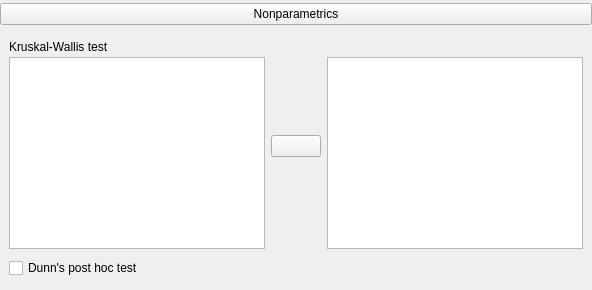
    <widget class="QWidget" name="groupKruskal" native="true">
     <property name="minimumSize">
      <size>
       <width>0</width>
       <height>0</height>
      </size>
     </property>
     <layout class="QGridLayout" name="gridLayout_34">
      <property name="leftMargin">
       <number>0</number>
      </property>
      <property name="topMargin">
       <number>3</number>
      </property>
      <property name="rightMargin">
       <number>0</number>
      </property>
      <property name="bottomMargin">
       <number>3</number>
      </property>
      <item row="4" column="0">
       <widget class="QWidget" name="containerKruskal" native="true">
        <property name="minimumSize">
         <size>
          <width>0</width>
          <height>200</height>
         </size>
        </property>
        <layout class="QGridLayout" name="gridLayout_7">
         <item row="0" column="2">
          <widget class="QWidget" name="widget_27" native="true">
           <layout class="QGridLayout" name="gridLayout_36">
            <property name="leftMargin">
             <number>0</number>
            </property>
            <property name="topMargin">
             <number>0</number>
            </property>
            <property name="rightMargin">
             <number>0</number>
            </property>
            <property name="bottomMargin">
             <number>3</number>
            </property>
            <property name="horizontalSpacing">
             <number>0</number>
            </property>
            <property name="verticalSpacing">
             <number>3</number>
            </property>
            <item row="0" column="0">
             <widget class="QLabel" name="label_19">
              <property name="sizePolicy">
               <sizepolicy hsizetype="Fixed" vsizetype="Fixed">
                <horstretch>0</horstretch>
                <verstretch>0</verstretch>
               </sizepolicy>
              </property>
              <property name="text">
               <string/>
              </property>
             </widget>
            </item>
            <item row="1" column="0">
             <widget class="BoundListView" name="kruskalVariablesAssigned">
              <property name="sizePolicy">
               <sizepolicy hsizetype="Expanding" vsizetype="Expanding">
                <horstretch>0</horstretch>
                <verstretch>0</verstretch>
               </sizepolicy>
              </property>
              <property name="maximumSize">
               <size>
                <width>16777215</width>
                <height>16777215</height>
               </size>
              </property>
             </widget>
            </item>
           </layout>
          </widget>
         </item>
         <item row="0" column="0">
          <widget class="QWidget" name="widget_25" native="true">
           <layout class="QGridLayout" name="gridLayout_35">
            <property name="leftMargin">
             <number>0</number>
            </property>
            <property name="topMargin">
             <number>0</number>
            </property>
            <property name="rightMargin">
             <number>0</number>
            </property>
            <property name="bottomMargin">
             <number>3</number>
            </property>
            <property name="horizontalSpacing">
             <number>0</number>
            </property>
            <property name="verticalSpacing">
             <number>3</number>
            </property>
            <item row="0" column="0">
             <widget class="QLabel" name="label_18">
              <property name="sizePolicy">
               <sizepolicy hsizetype="Fixed" vsizetype="Fixed">
                <horstretch>0</horstretch>
                <verstretch>0</verstretch>
               </sizepolicy>
              </property>
              <property name="text">
               <string>Kruskal-Wallis test</string>
              </property>
             </widget>
            </item>
            <item row="1" column="0">
             <widget class="AvailableFieldsListView" name="kruskalVariables">
              <property name="sizePolicy">
               <sizepolicy hsizetype="Expanding" vsizetype="Expanding">
                <horstretch>0</horstretch>
                <verstretch>0</verstretch>
               </sizepolicy>
              </property>
              <property name="maximumSize">
               <size>
                <width>16777215</width>
                <height>16777215</height>
               </size>
              </property>
             </widget>
            </item>
           </layout>
          </widget>
         </item>
         <item row="0" column="1">
          <widget class="AssignButton" name="buttonAssignKruskal">
           <property name="sizePolicy">
            <sizepolicy hsizetype="Fixed" vsizetype="Fixed">
             <horstretch>0</horstretch>
             <verstretch>0</verstretch>
            </sizepolicy>
           </property>
           <property name="minimumSize">
            <size>
             <width>50</width>
             <height>0</height>
            </size>
           </property>
           <property name="maximumSize">
            <size>
             <width>50</width>
             <height>16777215</height>
            </size>
           </property>
           <property name="text">
            <string/>
           </property>
          </widget>
         </item>
         <item row="1" column="0">
          <widget class="BoundCheckBox" name="dunnTest">
           <property name="text">
            <string>Dunn's post hoc test</string>
           </property>
          </widget>
         </item>
        </layout>
       </widget>
      </item>
      <item row="1" column="0">
       <widget class="ExpanderButton" name="expanderOptionsKruskal">
        <property name="sizePolicy">
         <sizepolicy hsizetype="Expanding" vsizetype="Fixed">
          <horstretch>0</horstretch>
          <verstretch>0</verstretch>
         </sizepolicy>
        </property>
        <property name="text">
         <string>Nonparametrics</string>
        </property>
       </widget>
      </item>
     </layout>
    </widget>
